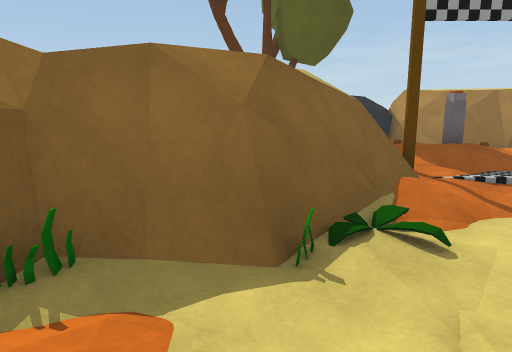
view 1 (above)

13 first-person views from a walk through a 3-D level made in the Unity game engine. The camera is 1.4 m above the floor, tilts 10° down and sees 70° across. The floor is counted in squares, 1 m on a side. Each view is taken from the middle of a square. On the plan, view 1 faces up. The plan holds only what a view shows up to about 16 squares ahead; the rest is blank. The place goes on beyond the plan. The player is left out.

view 2
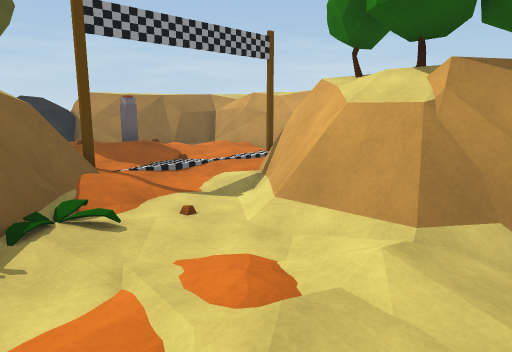

view 3
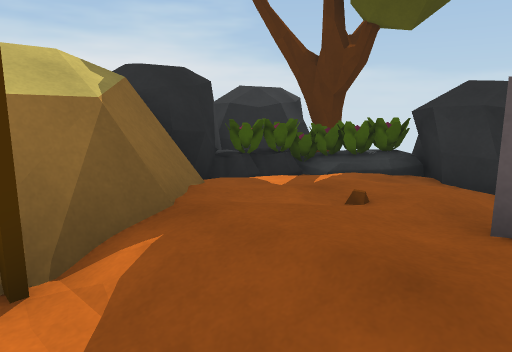

view 4
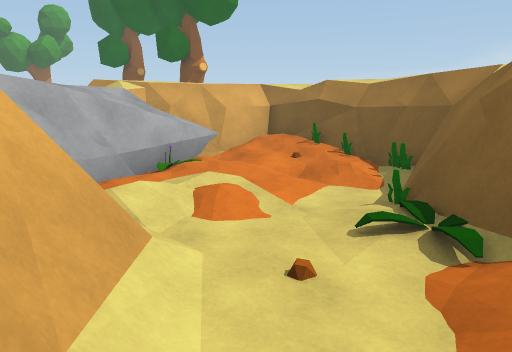

view 5
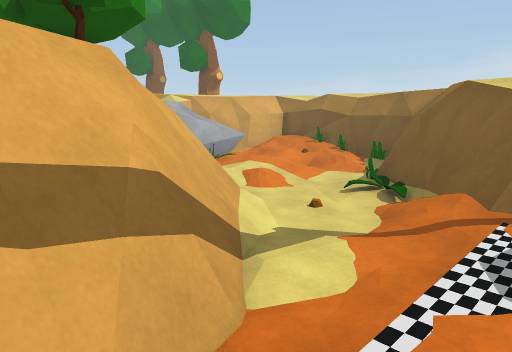

view 6
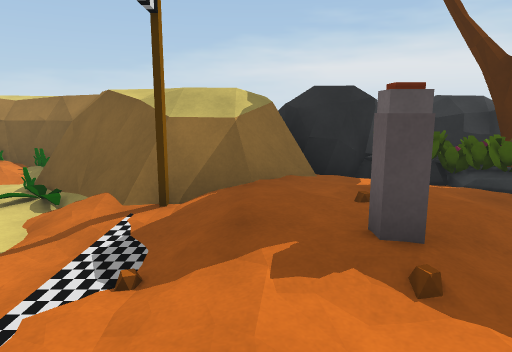

view 7
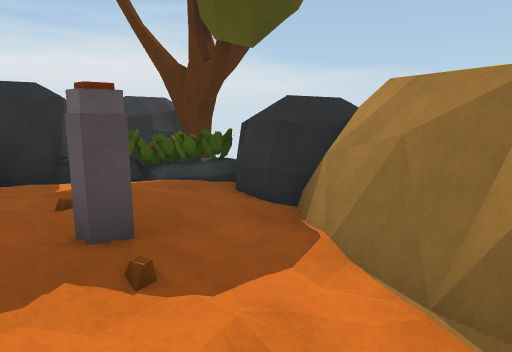

view 8
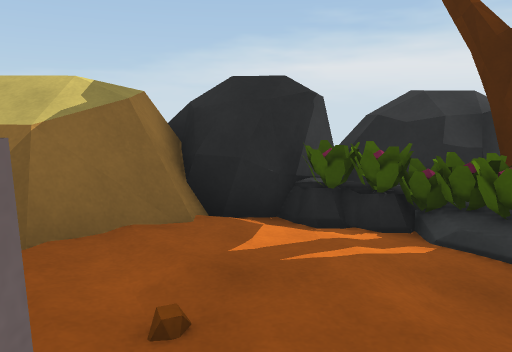

view 9
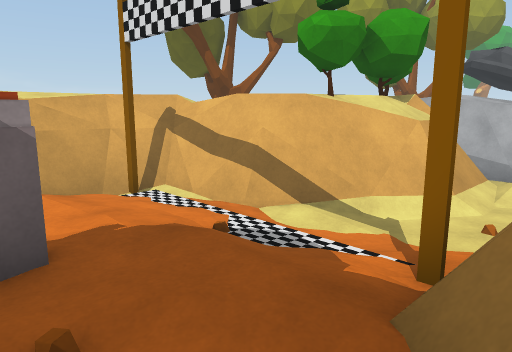

view 10
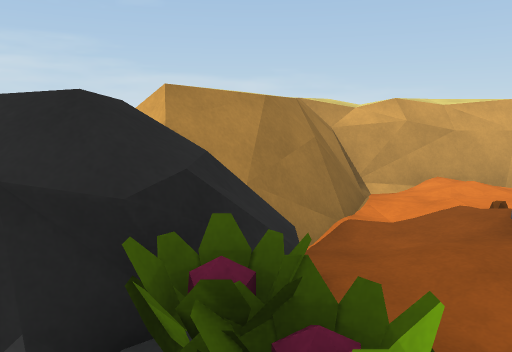

view 11
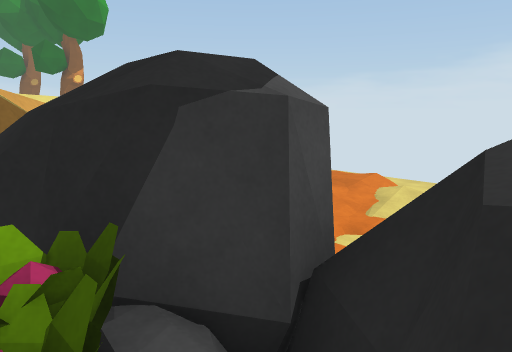

view 12
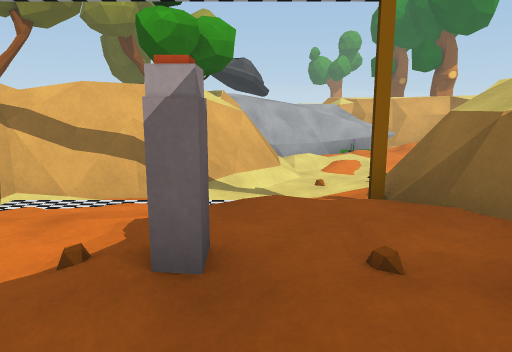

view 13
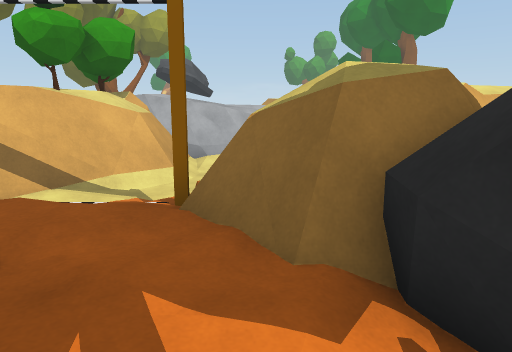

### Floor plan
Key: @ floor where view 1 was taken; # wall or solid block; . main floor; : floor 0.25 m higher than the main floor; + floor 0.5 m higher than the main floor; * floor 0.75 m higher than the main floor; / step, stairs or slope; = window, fence, low wall or low ledge; ^ raised ledge; T tree; R rock; C column; P plant; O other object.
Columns run from 5 left of view 1 to 11 right of it. Each row starts with its distance up from view 1.
 16         RRR
 15     RTT RRR#
 14    RRR/PPRR##
 13    RR+P/+++=###
 12    RRRP+**/+:=##
 11 ^^  RRR****/++:##
 10 ^   RR#=***C++/##
  9     R###/****+/=#
  8       ###//++++##
  7       ###//:::###
  6    #  #=//.:=###
  5   #####P.../###
  4   ####O.../##
  3   ##/..../###
  2   #O/..../##
  1   #O/:/://##
  0   ^O:@:/:/=#
 -1  ##/+:::.. #
 -2  ##==:P#####
 -3   #^#####
 -4     ##

Positions as (right, up) in squares from view 1, and headings:
1: (0, 0), facing up
2: (0, -1), facing up-right
3: (6, 7), facing up-left
4: (6, 6), facing down-left
5: (9, 8), facing down-left
6: (9, 9), facing left
7: (9, 9), facing up-left
8: (6, 11), facing left
9: (2, 11), facing down-right
10: (1, 14), facing right
11: (1, 14), facing down-left
12: (5, 13), facing down
13: (2, 13), facing down
